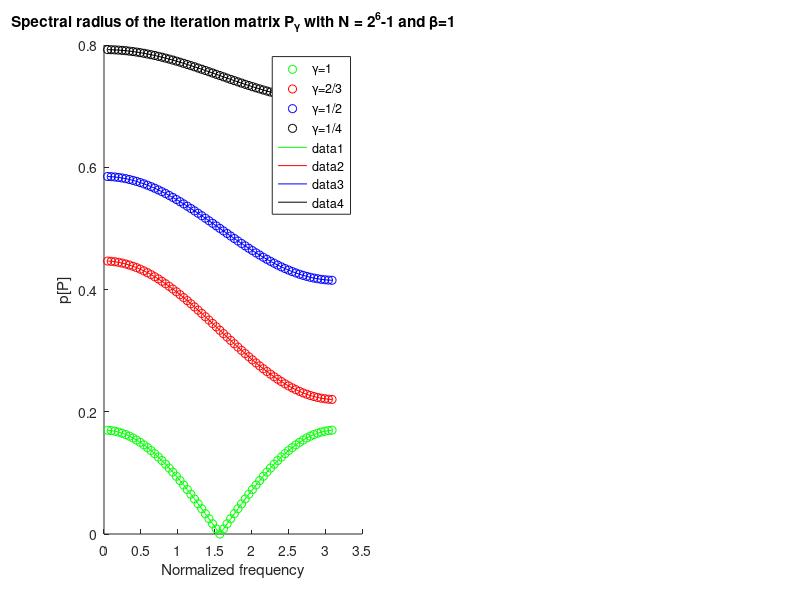
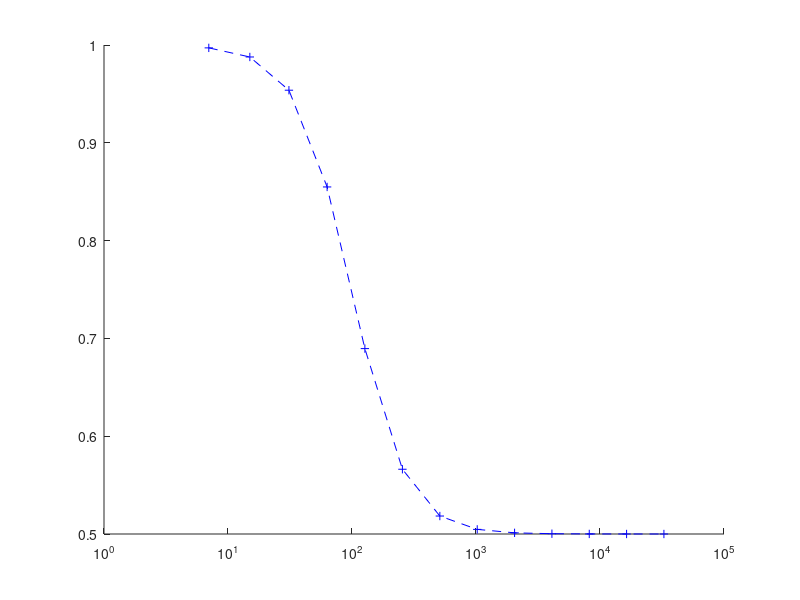

Write the MATLAB code that produced these figures, in order. (Note: this script raises an error after producing the figures.)
color = ['g','r','b','k'];
gamma = [1,2/3,0.5,0.25];
beta = 2.5e-5;
N = 2^6-1;
h = 1/(N+1);
figure(1)
for ii = 1:length(gamma)
    f = (1:N)*pi/(N + 1);
    lambda = 1 - gamma(ii) + 2*gamma(ii).*(beta/(h^2+2*beta)).*cos(f);
    subplot(1,2,1); hold on; plot(f,abs(lambda),[color(ii),'o'])
end
legend('\gamma=1','\gamma=2/3','\gamma=1/2','\gamma=1/4')
for ii = 1:length(gamma)
    f = (1:N)*pi/(N + 1);
    lambda = 1 - gamma(ii) + 2*gamma(ii).*(beta/(h^2+2*beta)).*cos(f);
    subplot(1,2,1); hold on; plot(f,abs(lambda),color(ii))
end

title('Spectral radius of the iteration matrix P_{\gamma} with N = 2^6-1 and \beta=1')
xlabel('Normalized frequency')
ylabel('p[P]')

gammasec = [];
factors = 3:15;
Nvec = [];
for ii = factors
    N = 2^ii-1;
    h = 1/(N+1);
    gamma = 1./(1 - 2.*(beta/(h^2+2*beta)).*cos(N*pi/(N + 1)));
    Nvec = [Nvec,N];
    gammasec = [gammasec,gamma];
end
figure(2)
hold on;semilogx(Nvec,gammasec,'+b'); hold on;
hold on;semilogx(Nvec,gammasec,'b--')
T = table(Nvec', gammasec')